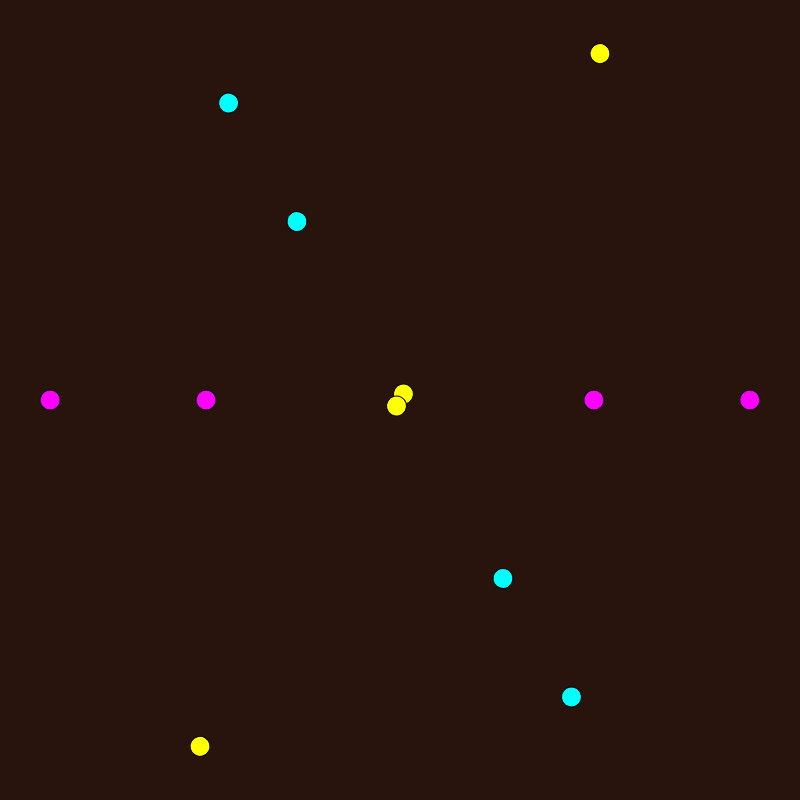
Frame 1 (no input)
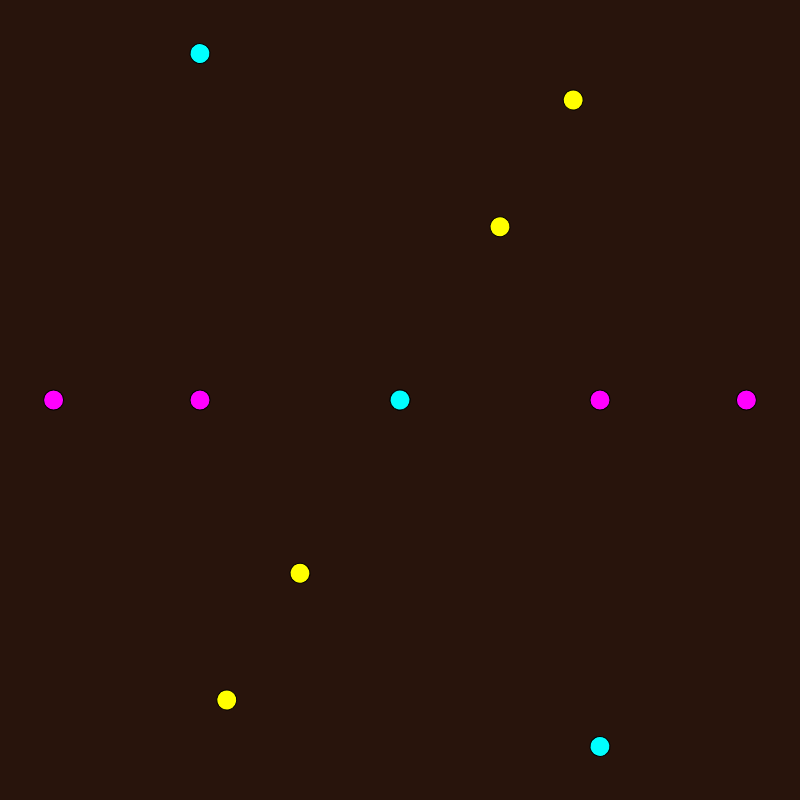
Frame 60 (no input)
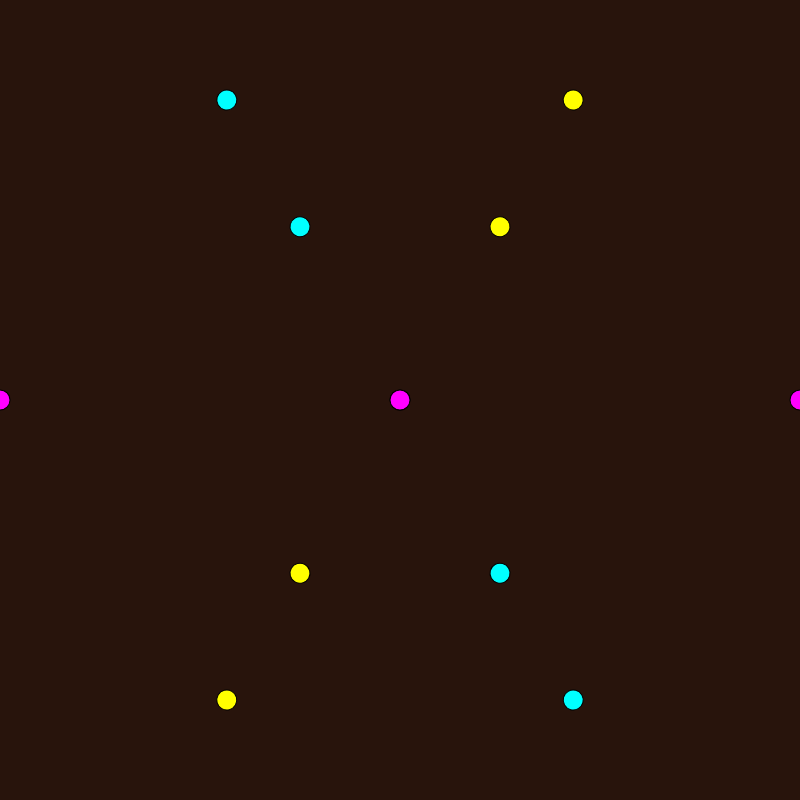
Frame 120 (the mouse pressed at the canvas centre since frame 60)

The p5.js sketch that drew these frames (run headless with seeded random() and noise() and a simulated clock; from frame 60 on, the mouse is pressed at the canvas centre):

// p5.js sketch
// ── sketch.js
let amp;

let period = 60 * 6;

let n_slider;

let rad = 20;

let colors = [ '#ff0', '#0ff', '#f0f' ];

let f = 6;
let f1_slider;

let ui_y;
let ui = []

let f2_slider;
let bg_slider;

function setup() 
{
    createCanvas(800, 800);

    amp = width/2;

    ui_y = height + 26;

    new_slider (1, 300, 12, 1);
    new_slider (1,60,10,1);
    new_slider (1,60,1,1);
    new_slider (1,255,255,1);
    n_slider  = ui [ 0 ];
    f1_slider = ui [ 1 ];
    f2_slider = ui [ 2 ];
    bg_slider = ui [ 3 ];
    
}

function new_slider ( min, max, def, step )
{
    let s = createSlider ( min, max, def, step );
    s.position ( 80, ui_y );
    s.size ( 600, AUTO );

    ui.push ( s );

    ui_y += 40;
}

function draw() 
{
    background ( 40, 20, 12, bg_slider.value () );

    translate ( width/2, height/2 );

    let n = n_slider.value ();

    let f2 = f2_slider.value ();

    for ( let i = 0; i < n; i++ )
    {
        let off = f2 * TWO_PI * i/n;

        let x = amp * cos ( off + TWO_PI * frameCount / period );

        rotate ( f1_slider.value () * TWO_PI / n );

        fill ( colors [ i % colors.length ] );

        circle ( x, 0, rad );
    }
}
